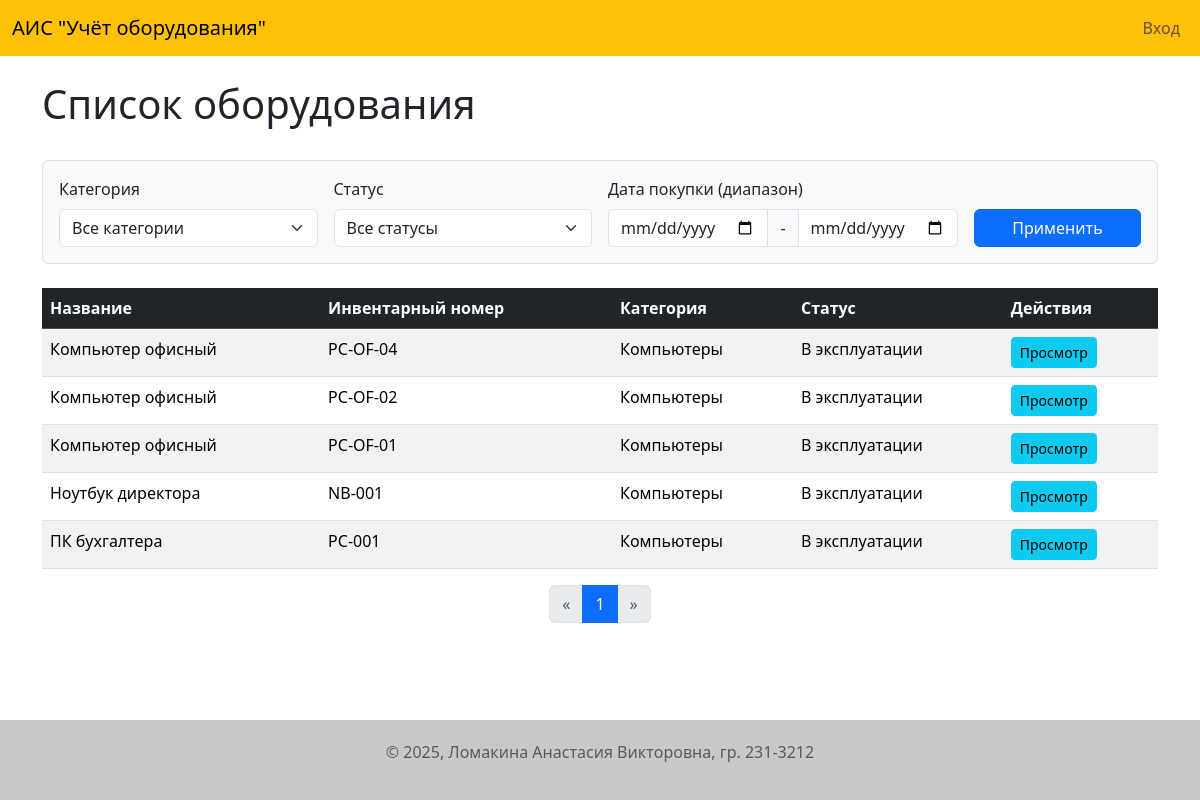
The page /index on the database as committed earlier.
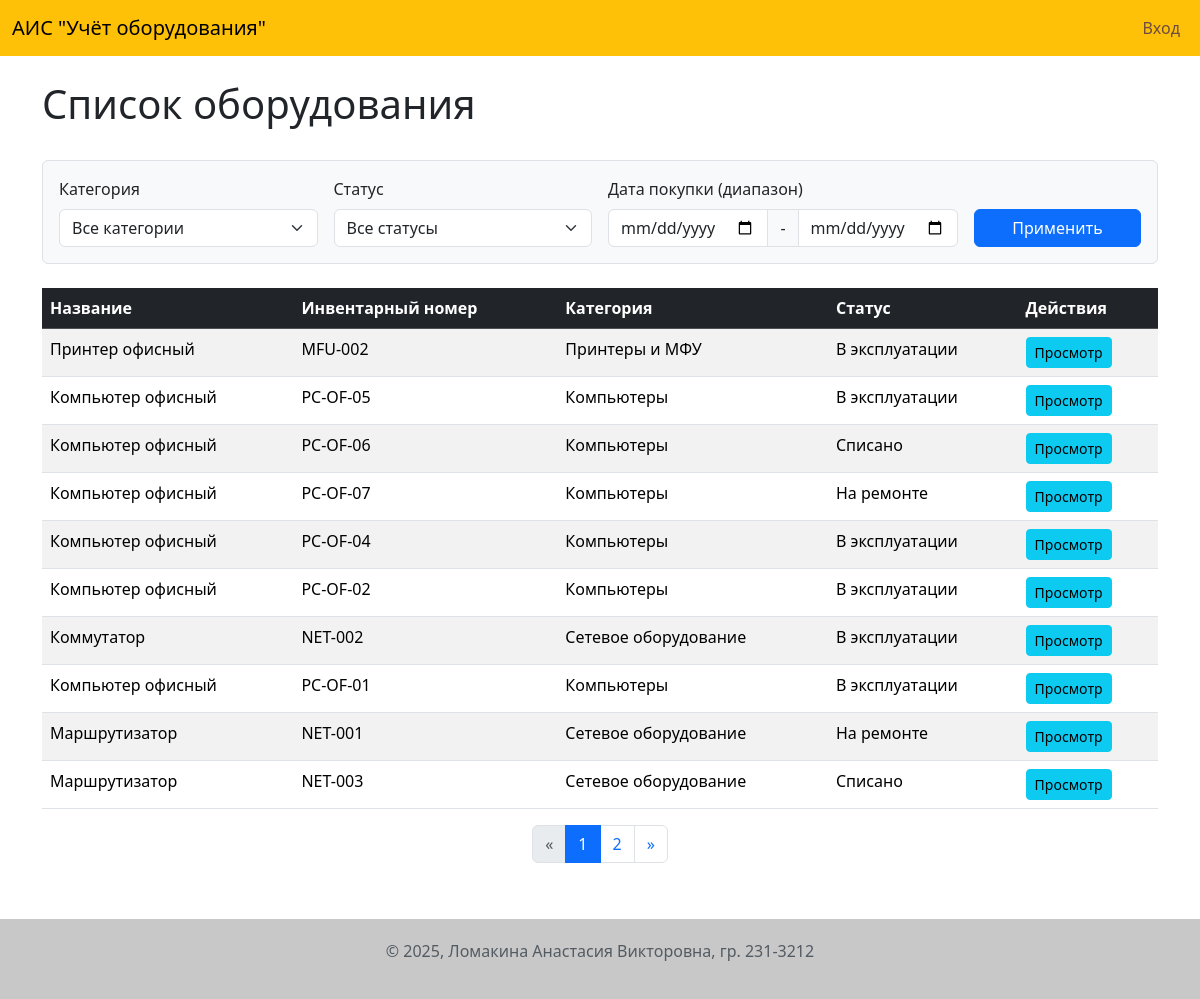
The same page on the database as committed later.
### app/models.py (models this page shows, shortened)
class Equipment(db.Model):
    id = db.Column(db.Integer, primary_key=True)
    name = db.Column(db.String(200), nullable=False)
    inventory_number = db.Column(db.String(100), unique=True, nullable=False)
    purchase_date = db.Column(db.Date, nullable=False, default=date.today)
    cost = db.Column(db.Numeric(10, 2), nullable=False)
    status = db.Column(db.Enum('В эксплуатации', 'На ремонте', 'Списано', name='equipment_status_enum'), nullable=False, default='В эксплуатации')
    notes = db.Column(db.Text)
    category_id = db.Column(db.Integer, db.ForeignKey('category.id'), nullable=False)
    image_id = db.Column(db.Integer, db.ForeignKey('image.id'), nullable=True)
    photo = db.relationship('Image', backref='equipment', uselist=False, lazy=True)
    responsible_persons = db.relationship('ResponsiblePerson', secondary=equipment_responsible_persons, lazy='subquery',
        backref=db.backref('equipments', lazy=True))
    service_history = db.relationship('ServiceHistory', backref='equipment', lazy='dynamic', cascade="all, delete-orphan")

class Category(db.Model):
    id = db.Column(db.Integer, primary_key=True)
    name = db.Column(db.String(100), unique=True, nullable=False)
    description = db.Column(db.Text)
    equipment = db.relationship('Equipment', backref='category', lazy='dynamic')

### app/routes.py (the view)
@bp.route('/')
@bp.route('/index')
def index():
    page = request.args.get('page', 1, type=int)
    query = Equipment.query
    category_id = request.args.get('category', type=int)
    if category_id:
        query = query.filter(Equipment.category_id == category_id)
    status = request.args.get('status')
    if status:
        query = query.filter(Equipment.status == status)
    date_from = request.args.get('date_from')
    if date_from:
        query = query.filter(Equipment.purchase_date >= date_from)
    date_to = request.args.get('date_to')
    if date_to:
        query = query.filter(Equipment.purchase_date <= date_to)
    query = query.order_by(Equipment.purchase_date.desc())
    pagination = query.paginate(page=page, per_page=10, error_out=False)
    equipment_list = pagination.items
    categories = Category.query.order_by('name').all()
    statuses = Equipment.status.type.enums
    url_args = request.args.copy()
    if 'page' in url_args:
        url_args.pop('page')
    return render_template(
        'index.html',
        title='Главная',
        equipment_list=equipment_list,
        pagination=pagination,
        categories=categories,
        statuses=statuses,
        url_args=url_args
    )

### app/templates/index.html (shortened to what this page needs)
{% extends "base.html" %}
{% block content %}
    <div class="d-flex justify-content-between align-items-center mb-4">
        <h1>Список оборудования</h1>
    </div>
    <form method="GET" action="{{ url_for('main.index') }}" class="mb-4 p-3 border rounded bg-light">
        <div class="row g-3 align-items-end">
            <div class="col-md-3">
                <label for="category" class="form-label">Категория</label>
                <select name="category" id="category" class="form-select">
                    <option value="">Все категории</option>
                </select>
            </div>
            <div class="col-md-3">
                <label for="status" class="form-label">Статус</label>
                <select name="status" id="status" class="form-select">
                    <option value="">Все статусы</option>
                </select>
            </div>
            <div class="col-md-4">
                <label class="form-label">Дата покупки (диапазон)</label>
                <div class="input-group">
                    <input type="date" name="date_from" class="form-control" value="{{ request.args.get('date_from', '') }}">
                    <span class="input-group-text">-</span>
                    <input type="date" name="date_to" class="form-control" value="{{ request.args.get('date_to', '') }}">
                </div>
            </div>
            <div class="col-md-2">
                <button type="submit" class="btn btn-primary w-100">Применить</button>
            </div>
        </div>
    </form>
    <table class="table table-striped table-hover">
        <thead class="table-dark">
            <tr>
                <th>Название</th>
                <th>Инвентарный номер</th>
                <th>Категория</th>
                <th>Статус</th>
                <th>Действия</th>
            </tr>
        </thead>
        <tbody>
            {% for item in equipment_list %}
            <tr>
                <td>{{ item.name }}</td>
                <td>{{ item.inventory_number }}</td>
                <td>{{ item.category.name }}</td>
                <td>{{ item.status }}</td>
                <td>
                    <a href="{{ url_for('main.equipment_detail', id=item.id) }}" class="btn btn-sm btn-info">Просмотр</a>
                </td>
            </tr>
            {% else %}
            <tr>
                <td colspan="5" class="text-center">Оборудование не найдено.</td>
            </tr>
            {% endfor %}
        </tbody>
    </table>
    {% from '_macros.html' import pagination_widget %}
    {{ pagination_widget(pagination, 'main.index', url_args=url_args) }}
{% endblock %}

### app/templates/base.html (shortened to what this page needs)
<!DOCTYPE html>
<html lang="ru">
<head>
    <link rel="stylesheet" href="{{ url_for('static', filename='css/style.css') }}">
    <link href="https://cdn.jsdelivr.net/npm/bootstrap@5.3.2/dist/css/bootstrap.min.css" rel="stylesheet">
</head>
<body>
    <header>
        <nav class="navbar navbar-expand-lg">
            <div class="container-fluid">
                <a class="navbar-brand" href="{{ url_for('main.index') }}">АИС "Учёт оборудования"</a>
                <div class="collapse navbar-collapse">
                    <ul class="navbar-nav ms-auto">
                        {% if current_user.is_authenticated %}
                            <li class="nav-item">
                                <span class="navbar-text me-2">
                                    {{ current_user.username }} ({{ current_user.role }})
                                </span>
                            </li>
                            <li class="nav-item">
                                <a class="nav-link" href="{{ url_for('main.logout') }}">Выход</a>
                            </li>
                        {% else %}
                            <li class="nav-item">
                                <a class="nav-link" href="{{ url_for('main.login') }}">Вход</a>
                            </li>
                        {% endif %}
                    </ul>
                </div>
            </div>
        </nav>
    </header>
    <main class="container mt-4">
        {% block content %}{% endblock %}
    </main>
    <footer>
        <div class="container text-center">
            <p>© 2025, Ломакина Анастасия Викторовна, гр. 231-3212</p>
        </div>
    </footer>
</body>
</html>

### app/templates/_macros.html
{% macro pagination_widget(pagination, endpoint, url_args, fragment='') %}
    <nav aria-label="Page navigation">
        <ul class="pagination justify-content-center">
            <li class="page-item {% if not pagination.has_prev %}disabled{% endif %}">
                <a class="page-link" href="{% if pagination.has_prev %}{{ url_for(endpoint, page=pagination.prev_num, **url_args) }}{{ fragment }}{% else %}#
                {% endif %}">«</a>
            </li>
            {% for p in pagination.iter_pages() %}
                {% if p %}
                    {% if p == pagination.page %}
                    <li class="page-item active"><a class="page-link" href="#">{{ p }}</a></li>
                    {% else %}
                    <li class="page-item"><a class="page-link" href="{{ url_for(endpoint, page=p, **url_args) }}">{{ p }}</a></li>
                    {% endif %}
                {% else %}
                    <li class="page-item disabled"><span class="page-link">...</span></li>
                {% endif %}
            {% endfor %}
            <li class="page-item {% if not pagination.has_next %}disabled{% endif %}">
                <a class="page-link" href="{% if pagination.has_next %}{{ url_for(endpoint, page=pagination.next_num, **url_args) }}{{ fragment }}{% else %}#
                {% endif %}">»</a>
            </li>
        </ul>
    </nav>
{% endmacro %}

### app/static/css/style.css (style rules this page uses)
body { display: flex; flex-direction: column; min-height: 100vh; }
main { flex: 1; }
header .navbar { background-color: #ffc107; }
header .navbar a.nav-link { color: #6d4c41; }
footer { background-color: #c8c8c8; padding: 20px 0; margin-top: 40px; color: #535b62; }

Rows that differ between the two databases and show on the page:
no longer on this page (row unchanged): Equipment: name "Ноутбук директора", inventory_number "NB-001", category.name "Компьютеры", status "В эксплуатации"
removed Equipment: name "ПК бухгалтера", inventory_number "PC-001", category.name "Компьютеры", status "В эксплуатации"
added Equipment: name "Принтер офисный", inventory_number "MFU-002", category.name "Принтеры и МФУ", status "В эксплуатации"
added Equipment: name "Компьютер офисный", inventory_number "PC-OF-05", category.name "Компьютеры", status "В эксплуатации"
added Equipment: name "Компьютер офисный", inventory_number "PC-OF-06", category.name "Компьютеры", status "Списано"
added Equipment: name "Компьютер офисный", inventory_number "PC-OF-07", category.name "Компьютеры", status "На ремонте"
added Equipment: name "Коммутатор", inventory_number "NET-002", category.name "Сетевое оборудование", status "В эксплуатации"
added Equipment: name "Маршрутизатор", inventory_number "NET-001", category.name "Сетевое оборудование", status "На ремонте"
added Equipment: name "Маршрутизатор", inventory_number "NET-003", category.name "Сетевое оборудование", status "Списано"
Other text that changed with them:
new list line: "2"
